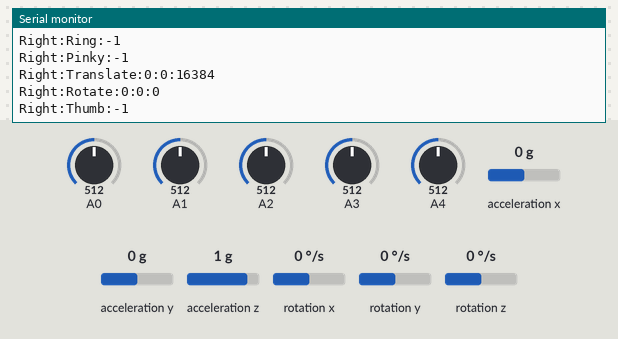
A sketch run on a simulated Arduino Uno, built with avr-gcc and run on an emulated ATmega328P. On the bench: the last lines printed to the serial monitor. Inputs (shaded band) come from the test bench; at power-on: acceleration x 0 g, A0 = 512, A1 = 512, A2 = 512, A4 = 512, A3 = 512, acceleration y 0 g, acceleration z 1 g, rotation x 0 °/s, rotation y 0 °/s, rotation z 0 °/s.

Above: at 1.2 s.
1.3 s: acceleration x set to -1.4 g
At 2.0 s:
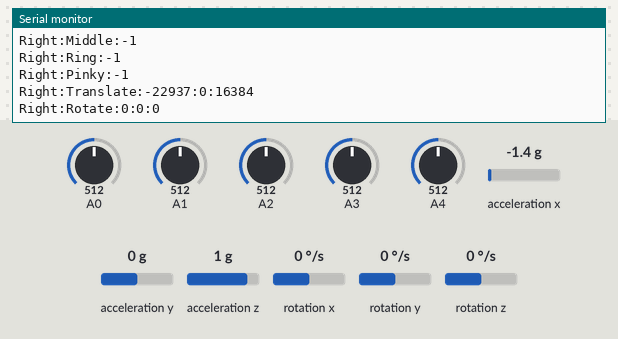
4.3 s: A0 set to 716
At 4.8 s:
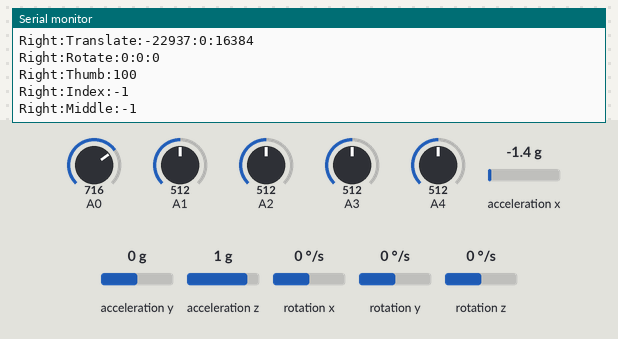
7.3 s: A1 set to 716
At 8.0 s:
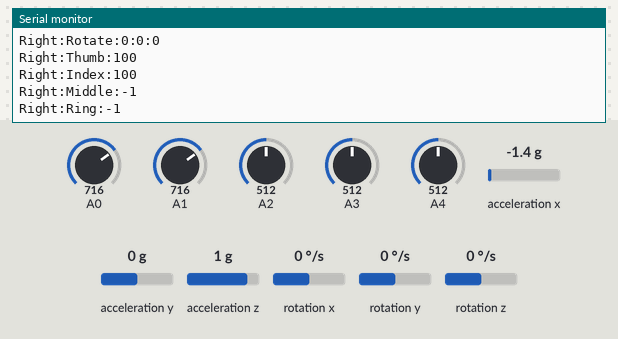
10.3 s: A2 set to 716
At 11.2 s:
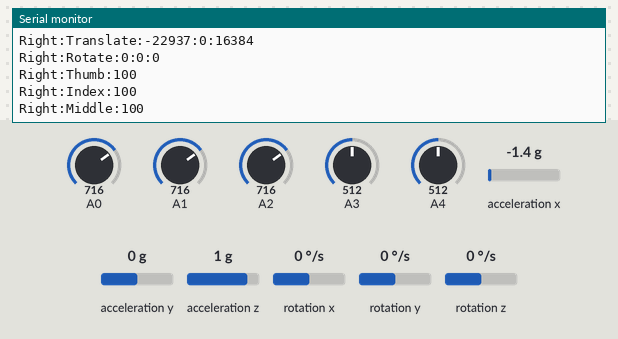
13.3 s: A4 set to 716
16.3 s: A3 set to 716
At 17.1 s:
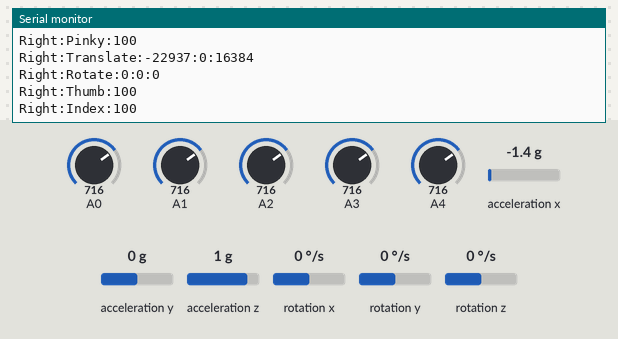
Timing chart, 0 to 19.3 s (numbered marks = the images above; inputs shaded):
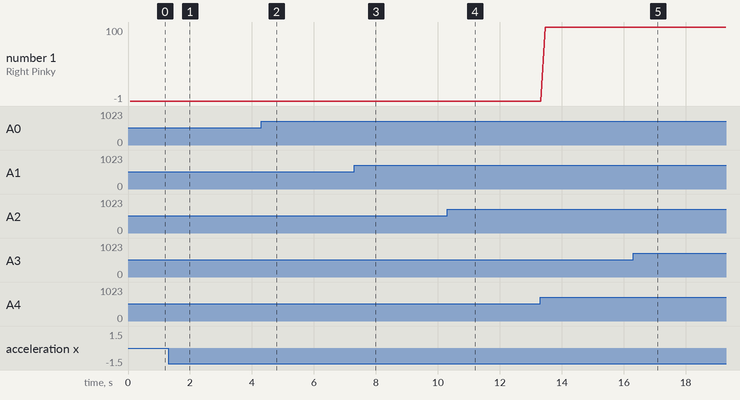

Measured:
- after the input at 1.3 s, the serial monitor: prints a new line after 0.11 s (image 1)
- after the input at 4.3 s, the serial monitor: prints a new line after 0.18 s (image 2)
- after the input at 7.3 s, the serial monitor: prints a new line after 0.10 s (image 3)
- after the input at 10.3 s, the serial monitor: prints a new line after 0.19 s (image 4)
- after the input at 16.3 s, the serial monitor: prints a new line after 0.12 s (image 5)
- plotted number 1: 100 → 1 after the input at 16.3 s

The sketch:

sketch_jun20a.ino
```cpp
#include <Wire.h>
#include "I2Cdev.h"
#include "MPU6050.h"

class Finger {
private:
  int pin;
  int minValue;
  int maxValue;
  String hand;
  String name;

public:
  // Constructor: Assign the pin and initialize min/max values
  Finger(int fingerPin, String hand, String name) {
    pin = fingerPin;
    minValue = 1023; // Initialize to maximum value
    maxValue = 0;    // Initialize to minimum value
    this->hand = hand;
    this->name = name;
    pinMode(pin, INPUT);
  }

  void Process() {
    int flexPosition = analogRead(pin);

    // Update min/max values
    minValue = min(minValue, flexPosition);
    maxValue = max(maxValue, flexPosition);

    // Map the value to the desired range (0 to 50)
    int mappedValue = map(flexPosition, minValue, maxValue, 0, 100);

    Serial.println(hand + ":" + name + ":" + String(mappedValue));
  }
};

// Create an instance of the Finger class
Finger thumb(A0, "Right", "Thumb");
Finger index(A1, "Right", "Index");
Finger middle(A2, "Right", "Middle");
Finger ring(A3, "Right", "Ring");
Finger pinky(A4, "Right", "Pinky");

MPU6050 mpu;

int16_t ax, ay, az, ax_min, ay_min, az_min, ax_max, ay_max, az_max;
int16_t gx, gy, gz, gx_min, gy_min, gz_min, gx_max, gy_max, gz_max;

void setup() {
  Serial.begin(9600);
  Wire.begin();
  mpu.initialize();

  // Initialize min/max values
//  ax_max = ay_max = az_max = -32767;
//  gx_max = gy_max = gz_max = -32767;
//  ax_min = ay_min = az_min = 32767;
//  gx_min = gy_min = gz_min = 32767;
}

void loop() {
  thumb.Process();
  index.Process();
  middle.Process();
  ring.Process();
  pinky.Process();

  mpu.getMotion6(&ax, &ay, &az, &gx, &gy, &gz);

  // Update min/max values for accelerometer
//  ax_max = max(ax_max, ax);
//  ay_max = max(ay_max, ay);
//  az_max = max(az_max, az);
//
//  ax_min = min(ax_min, ax);
//  ay_min = min(ay_min, ay);
//  az_min = min(az_min, az);

  // Update min/max values for gyroscope
//  gx_max = max(gx_max, gx);
//  gy_max = max(gy_max, gy);
//  gz_max = max(gz_max, gz);
//
//  gx_min = min(gx_min, gx);
//  gy_min = min(gy_min, gy);
//  gz_min = min(gz_min, gz);

//  int ax_mapped = map(ax, ax_min, ax_max, -100, 100);
//  int ay_mapped = map(ay, ay_min, ay_max, -100, 100);
//  int az_mapped = map(az, az_min, az_max, -100, 100);

//  int gx_mapped = map(gx, gx_min, gx_max, -100, 100);
//  int gy_mapped = map(gy, gy_min, gy_max, -100, 100);
//  int gz_mapped = map(gz, gz_min, gz_max, -100, 100);

  Serial.println("Right:Translate:"+String(ax)+":"+String(ay)+":"+String(az));
//  Serial.println("Right:Rotate:"+String(gx_mapped)+":"+String(gy_mapped)+":"+String(gz_mapped));
  Serial.println("Right:Rotate:"+String(gx)+":"+String(gy)+":"+String(gz));

  //delay(1000);
}
```
